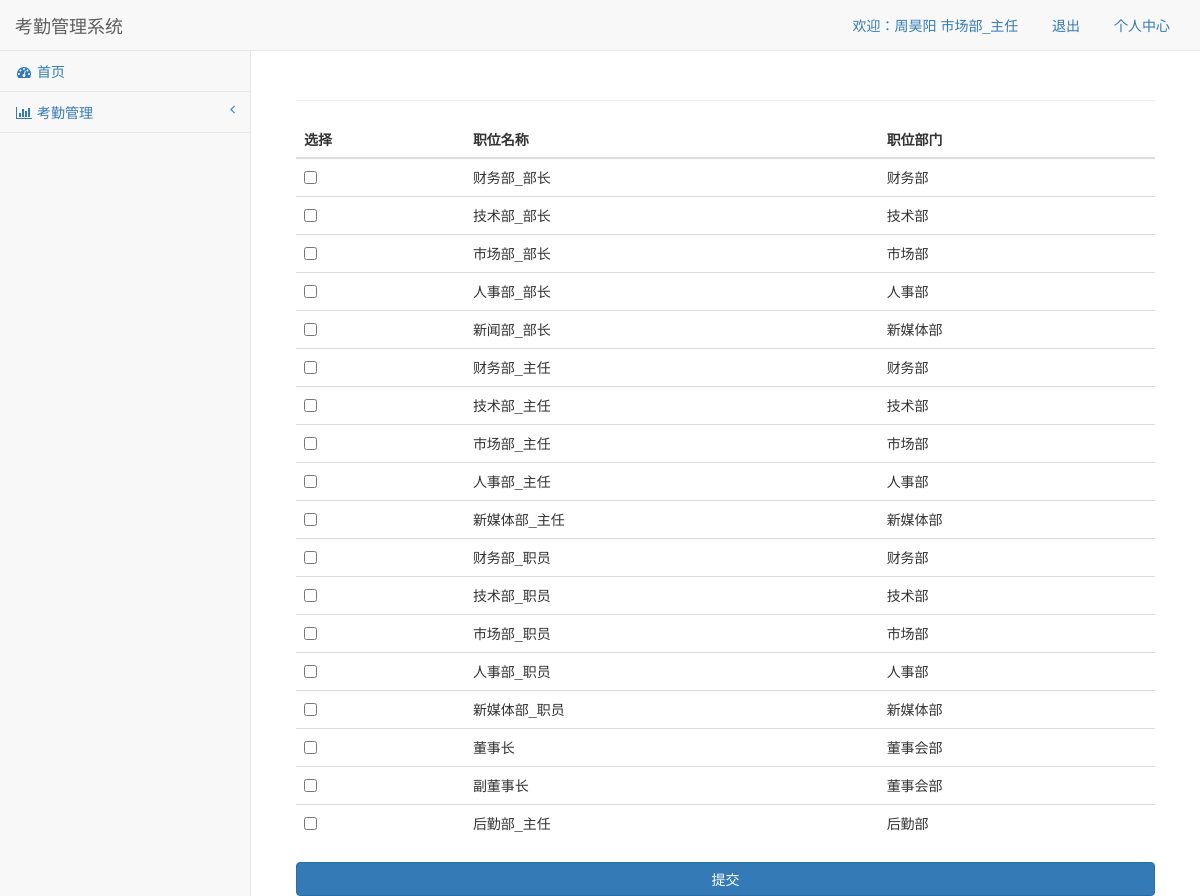
Page /position_permission (signed in) on the committed database.
### BluePrint/user/models.py (models this page shows, shortened)
class Base(db.Model):
    __abstract__ = True
    id = db.Column(db.Integer, primary_key=True, autoincrement=True)

class Person(Base):
    username = db.Column(db.String(100), unique=True)
    password = db.Column(db.String(100))
    nickname = db.Column(db.String(100))
    gender = db.Column(db.String(32), nullable=True)
    age = db.Column(db.Integer, nullable=True)
    wordid = db.Column(db.String(32), nullable=True)
    phone = db.Column(db.String(64), nullable=True)
    email = db.Column(db.String(64), nullable=True)
    photo = db.Column(db.String(64), nullable=True)
    address = db.Column(db.Text, nullable=True)
    score = db.Column(db.Integer, nullable=True)
    position_id = db.Column(db.Integer, db.ForeignKey("position.id"))
    person_attendances_map = db.relationship(
        "Attendance",
        backref='attendance_person_map',
        cascade="all,delete-orphan"
    )

class Position(Base):
    name = db.Column(db.String(32))
    level = db.Column(db.Integer)
    department_id = db.Column(db.Integer, db.ForeignKey("department.id"))
    position_permission_map = db.relationship(
        "Permission",
        secondary='position_permission',
        backref='permission_position_map'
    )
    position_person_map = db.relationship(
        "Person",
        backref="person_position_map",
        cascade="all,delete-orphan"
    )

class Department(Base):
    name = db.Column(db.String(32))
    description = db.Column(db.Text)
    department_position_map = db.relationship(
        "Position",
        backref="position_department_map",  # 提供给职位表查询每个职位所属的部门对象
        cascade="all,delete-orphan"
    )

### BluePrint/user/views.py (the view, shortened to what this page needs)
@user_print.route('/position_permission', methods=["POST", "GET"])
@login_check
def position_permission():
    permission_id = request.args.get("permission_id")
    permission = Permission.query.get(permission_id)
    position_list = Position.query.all()
    return render_template('position_permission.html', **locals())

### BluePrint/user/f_tools.py (called while the page is built)
def login_check(fun):
    @wraps(fun)
    def inner(*args, **kwargs):
        user_id = request.cookies.get("user_id")
        username = request.cookies.get("username")
        if username and user_id:
            user = Person.query.filter(Person.id == int(user_id)).first()
            if user.username == username:
                return fun(*args, **kwargs)
        return redirect('/login')
    return inner

### BluePrint/templates/position_permission.html (shortened to what this page needs)
{% extends 'base.html' %}
{% block content %}
    <div class="row">
        <div class="col-lg-12">
            <form method="post" action="position_permission">
                <table class="table">
                    <thead>
                    <tr>
                        <th>选择</th>
                        <th>职位名称</th>
                        <th>职位部门</th>
                    </tr>
                    </thead>
                    <tbody>
                    {% for position in position_list %}
                        <tr>
                            <td>
                                <input type="checkbox" name="position_ids" value="{{ position.id }}"
                                >
                            </td>
                            <td>{{ position.name }}</td>
                            <td>{{ position.position_department_map.name }}</td>
                        </tr>
                    {% endfor %}
                    </tbody>
                </table>
                <button class="btn btn-primary btn-block">提交</button>
            </form>
        </div>
    </div>
{% endblock %}

### BluePrint/templates/base.html (shortened to what this page needs)
<!DOCTYPE html>
<html lang="en">
<head>
    <link href="/static/lib/sb-admin/vendor/bootstrap/css/bootstrap.min.css" rel="stylesheet">
    <link href="/static/lib/sb-admin/vendor/metisMenu/metisMenu.min.css" rel="stylesheet">
    <link href="/static/lib/sb-admin/dist/css/sb-admin-2.css" rel="stylesheet">
    <link href="/static/lib/sb-admin/vendor/font-awesome/css/font-awesome.min.css" rel="stylesheet" type="text/css">
</head>
<body>
<div id="wrapper">
    <nav class="navbar navbar-default navbar-static-top" role="navigation" style="margin-bottom: 0">
        <div class="navbar-header">
            <a class="navbar-brand" href="/">考勤管理系统</a>
        </div>
        <ul class="nav navbar-top-links navbar-right">
            <li>
                <a>欢迎：<span>{{ session.username }} {{ middleware_template().job }}</span></a>
            </li>
            <li>
                <a href="/logout">退出</a>
            </li>
            <li>
                <a href="profile.html">个人中心</a>
            </li>
        </ul>
        <div class="navbar-default sidebar" role="navigation">
            <div class="sidebar-nav navbar-collapse">
                <ul class="nav" id="side-menu">
                    <li>
                        <a href="/"><i class="fa fa-dashboard fa-fw"></i> 首页</a>
                    </li>
                    <li>
                        <a href="#"><i class="fa fa-bar-chart-o fa-fw"></i> 考勤管理<span class="fa arrow"></span></a>
                    </li>
                </ul>
            </div>
        </div>
    </nav>
    <div id="page-wrapper">
        <div class="container-fluid">
            <div class="row">
                <div class="col-lg-12">
                    <h1 class="page-header">{% block header %} {% endblock %}</h1>
                </div>
            </div>
            {% block content %} {% endblock %}
        </div>
    </div>
</div>
</body>
</html>

### rows in the picture
Person: username "周昊阳"
Position: name+level "市场部_主任", name "市场部_主任", position_department_map.name "市场部"
Position: name "财务部_部长", position_department_map.name "财务部"
Position: name "技术部_部长", position_department_map.name "技术部"
Position: name "市场部_部长", position_department_map.name "市场部"
Position: name "人事部_部长", position_department_map.name "人事部"
Position: name "新闻部_部长", position_department_map.name "新媒体部"
Position: name "财务部_主任", position_department_map.name "财务部"
Position: name "技术部_主任", position_department_map.name "技术部"
Position: name "人事部_主任", position_department_map.name "人事部"
Position: name "新媒体部_主任", position_department_map.name "新媒体部"
Position: name "财务部_职员", position_department_map.name "财务部"
Position: name "技术部_职员", position_department_map.name "技术部"
Position: name "市场部_职员", position_department_map.name "市场部"
Position: name "人事部_职员", position_department_map.name "人事部"
Position: name "新媒体部_职员", position_department_map.name "新媒体部"
Position: name "董事长", position_department_map.name "董事会部"
Position: name "副董事长", position_department_map.name "董事会部"
Position: name "后勤部_主任", position_department_map.name "后勤部"
